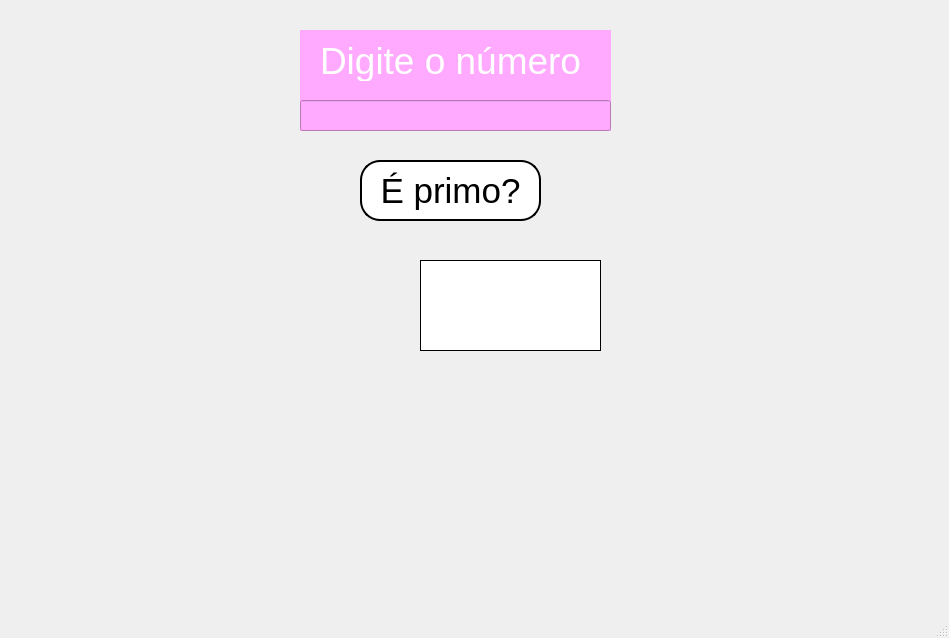
<?xml version="1.0" encoding="UTF-8"?>
<ui version="4.0">
 <class>MainWindow</class>
 <widget class="QMainWindow" name="MainWindow">
  <property name="geometry">
   <rect>
    <x>0</x>
    <y>0</y>
    <width>949</width>
    <height>638</height>
   </rect>
  </property>
  <property name="windowTitle">
   <string>MainWindow</string>
  </property>
  <widget class="QWidget" name="centralwidget">
   <widget class="QLabel" name="labelIMAGEM">
    <property name="geometry">
     <rect>
      <x>-70</x>
      <y>-10</y>
      <width>1101</width>
      <height>631</height>
     </rect>
    </property>
    <property name="text">
     <string/>
    </property>
    <property name="pixmap">
     <pixmap>../../../../Downloads/GettyImages-478186903-corr.webp</pixmap>
    </property>
    <property name="scaledContents">
     <bool>true</bool>
    </property>
   </widget>
   <widget class="QFrame" name="frame">
    <property name="geometry">
     <rect>
      <x>380</x>
      <y>30</y>
      <width>120</width>
      <height>80</height>
     </rect>
    </property>
    <property name="frameShape">
     <enum>QFrame::StyledPanel</enum>
    </property>
    <property name="frameShadow">
     <enum>QFrame::Raised</enum>
    </property>
   </widget>
   <widget class="QWidget" name="widget" native="true">
    <property name="geometry">
     <rect>
      <x>300</x>
      <y>30</y>
      <width>311</width>
      <height>101</height>
     </rect>
    </property>
    <property name="styleSheet">
     <string notr="true">background-color:rgb(255, 170, 255);color: white</string>
    </property>
    <widget class="QLineEdit" name="inputLine">
     <property name="geometry">
      <rect>
       <x>0</x>
       <y>70</y>
       <width>311</width>
       <height>31</height>
      </rect>
     </property>
    </widget>
    <widget class="QLabel" name="label_2">
     <property name="geometry">
      <rect>
       <x>20</x>
       <y>10</y>
       <width>261</width>
       <height>41</height>
      </rect>
     </property>
     <property name="font">
      <font>
       <family>Arial</family>
       <pointsize>28</pointsize>
      </font>
     </property>
     <property name="text">
      <string>Digite o número</string>
     </property>
    </widget>
    <zorder>label_2</zorder>
    <zorder>inputLine</zorder>
   </widget>
   <widget class="QPushButton" name="confirmBtn">
    <property name="geometry">
     <rect>
      <x>360</x>
      <y>160</y>
      <width>181</width>
      <height>61</height>
     </rect>
    </property>
    <property name="font">
     <font>
      <pointsize>26</pointsize>
     </font>
    </property>
    <property name="styleSheet">
     <string notr="true">background-color: rgb(255, 255, 255); border-radius: 20px; border: 2px solid black;</string>
    </property>
    <property name="text">
     <string>É primo?</string>
    </property>
   </widget>
   <widget class="QLabel" name="result">
    <property name="geometry">
     <rect>
      <x>420</x>
      <y>260</y>
      <width>181</width>
      <height>91</height>
     </rect>
    </property>
    <property name="font">
     <font>
      <pointsize>28</pointsize>
     </font>
    </property>
    <property name="styleSheet">
     <string notr="true">border: 1px solid black; background-color: white;</string>
    </property>
    <property name="text">
     <string/>
    </property>
   </widget>
   <zorder>frame</zorder>
   <zorder>labelIMAGEM</zorder>
   <zorder>widget</zorder>
   <zorder>confirmBtn</zorder>
   <zorder>result</zorder>
  </widget>
  <widget class="QMenuBar" name="menubar">
   <property name="geometry">
    <rect>
     <x>0</x>
     <y>0</y>
     <width>949</width>
     <height>21</height>
    </rect>
   </property>
  </widget>
  <widget class="QStatusBar" name="statusbar"/>
 </widget>
 <resources/>
 <connections/>
</ui>
